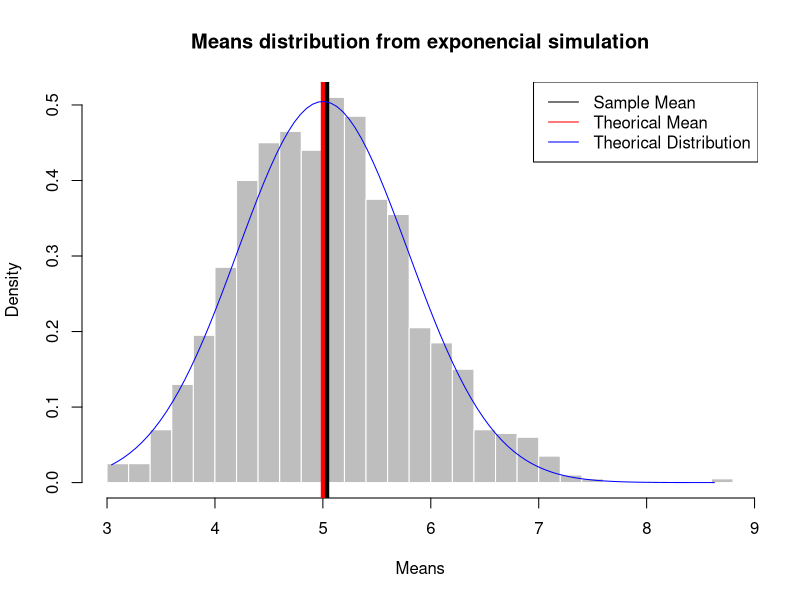

Reproduce this figure in R.
## ---- chunk 1
knitr::opts_chunk$set(echo = TRUE)
## ---- chunk 2
n=40
simulations=1000
lambda=0.2

mns = NULL
for (i in 1 : 1000) mns = c(mns,
                            mean(rexp(n,lambda)))

## ---- chunk 3
Theoricalmean<- 1/lambda

Theoricalmean

Samplemean<- mean(mns)

Samplemean
## ---- chunk 4
Theoricalvariance<- (1/lambda/sqrt(40))^2

Theoricalvariance

Samplevariance<- var(mns)

Samplevariance
## ---- chunk 5
hist(mns, 
     breaks= 25,
     prob = TRUE,
     col="grey", 
     border="white", 
     xlab="Means", 
     main="Means distribution from exponencial simulation")
  
abline(v=mean(mns), 
       col="black",
       lwd=6)

abline(v=5, 
       col="red",
       lwd=4)

legend(x="topright",
      c("Sample Mean","Theorical Mean", "Theorical Distribution"),
      col=c("black","red", "blue"),
      lty=c(1,1))

x <- seq(min(mns), max(mns), length = 100)

lines(x, dnorm(x, mean = 1/lambda, sd = (1/lambda/sqrt(n))), pch = 25, col = "blue")
